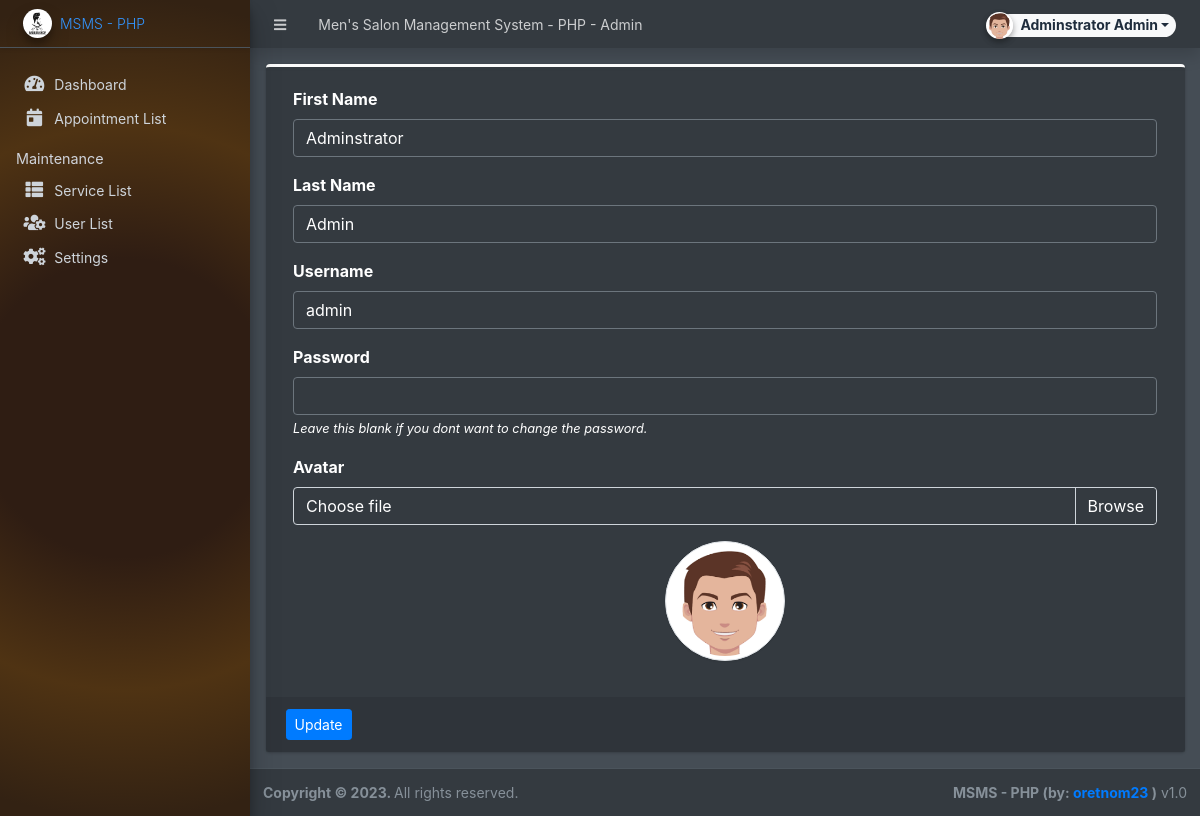
The app's page /admin/?page=user (signed in) with its own data.
### tables this page shows
CREATE TABLE `users` (
  `id` int(50) NOT NULL,
  `firstname` varchar(250) NOT NULL,
  `middlename` text DEFAULT NULL,
  `lastname` varchar(250) NOT NULL,
  `username` text NOT NULL,
  `password` text NOT NULL,
  `avatar` text DEFAULT NULL,
  `last_login` datetime DEFAULT NULL,
  `type` tinyint(1) NOT NULL DEFAULT 0,
  `status` int(1) NOT NULL DEFAULT 1 COMMENT '0=not verified, 1 = verified',
  `date_added` datetime NOT NULL DEFAULT current_timestamp(),
  `date_updated` datetime DEFAULT NULL ON UPDATE current_timestamp()
);

### classes/DBConnection.php (called while the page is built, shortened)
<?php
class DBConnection{
    private $host = DB_SERVER;
    private $username = DB_USERNAME;
    private $password = DB_PASSWORD;
    private $database = DB_NAME;
    public $conn;
    public function __construct(){
        if (!isset($this->conn)) {
            $this->conn = new mysqli($this->host, $this->username, $this->password, $this->database);
        }
    }
}
?>

### classes/SystemSettings.php (called while the page is built, shortened)
<?php
class SystemSettings extends DBConnection{
	function userdata($field = ''){
		if(!empty($field)){
			if(isset($_SESSION['userdata'][$field]))
				return $_SESSION['userdata'][$field];
			else
				return null;
		}else{
			return false;
		}
	}
}
$_settings = new SystemSettings();
?>

### config.php (called while the page is built, shortened)
<?php
require_once('classes/DBConnection.php');
require_once('classes/SystemSettings.php');
function validate_image($file){
	if(!empty($file)){
        $ex = explode('?',$file);
        $file = $ex[0];
        $param =  isset($ex[1]) ? '?'.$ex[1]  : '';
		if(is_file(base_app.$file)){
			return base_url.$file.$param;
		}else{
			return base_url.'dist/img/no-image-available.png';
		}
	}else{
		return base_url.'dist/img/no-image-available.png';
	}
}
?>

### admin/user/index.php (the view, shortened to what this page needs)
<?php
$user = $conn->query("SELECT * FROM users where id ='".$_settings->userdata('id')."'");
foreach($user->fetch_array() as $k =>$v){
	$meta[$k] = $v;
}
?>
<div class="card card-outline card-primary">
	<div class="card-body">
		<div class="container-fluid">
			<form action="" id="manage-user">
				<div class="form-group">
					<label for="name">First Name</label>
					<input type="text" name="firstname" id="firstname" class="form-control" value="<?php echo isset($meta['firstname']) ? $meta['firstname']: '' ?>" required>
				</div>
				<div class="form-group">
					<label for="name">Last Name</label>
					<input type="text" name="lastname" id="lastname" class="form-control" value="<?php echo isset($meta['lastname']) ? $meta['lastname']: '' ?>" required>
				</div>
				<div class="form-group">
					<label for="username">Username</label>
					<input type="text" name="username" id="username" class="form-control" value="<?php echo isset($meta['username']) ? $meta['username']: '' ?>" required  autocomplete="off">
				</div>
				<div class="form-group">
					<label for="password">Password</label>
					<input type="password" name="password" id="password" class="form-control" value="" autocomplete="off">
					<small><i>Leave this blank if you dont want to change the password.</i></small>
				</div>
				<div class="form-group">
					<label for="" class="control-label">Avatar</label>
					<div class="custom-file">
		              <label class="custom-file-label" for="customFile">Choose file</label>
		            </div>
				</div>
				<div class="form-group d-flex justify-content-center">
					<img src="<?php echo validate_image(isset($meta['avatar']) ? $meta['avatar'] :'') ?>" alt="" id="cimg" class="img-fluid img-thumbnail">
				</div>
			</form>
		</div>
	</div>
	<div class="card-footer">
			<div class="col-md-12">
				<div class="row">
					<button class="btn btn-sm btn-primary" form="manage-user">Update</button>
				</div>
			</div>
		</div>
</div>

### admin/user/index.php (style rules this page uses)
img#cimg { height: 15vh; width: 15vh; object-fit: cover; border-radius: 100% 100%; }

### records on screen
users: firstname "Adminstrator", lastname "Admin", username "admin", avatar (picture)

### other values on screen
$_settings->info('name') "Men's Salon Management System - PHP"
$_settings->userdata('firstname').' '.$_settings->userdata('lastname') "Adminstrator Admin"
$_settings->info('short_name') "MSMS - PHP"
